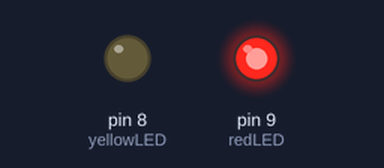
A sketch run on a simulated Arduino Uno, built with avr-gcc and run on an emulated ATmega328P. On the bench: output pins drawn as LEDs (lit = HIGH). What the sketch prints to the serial monitor is not drawn.

Above: at 0.1 s.
At 1.7 s:
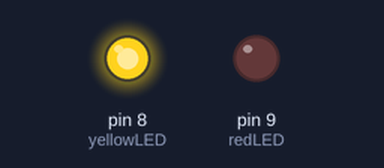
At 7.1 s:
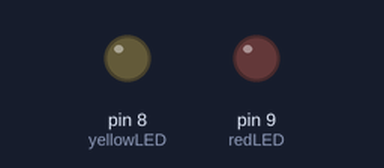
Timing chart, 0 to 7.4 s (numbered marks = the images above):
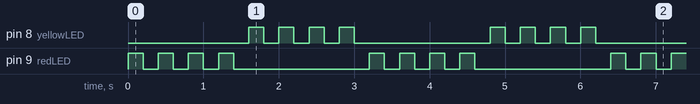

Measured:
- by itself, pin 8 (yellowLED), pin 9 (redLED): repeats every 3.2 s: 3 × (LOW 0.20 s, HIGH 0.20 s), LOW 1.8 s, HIGH 0.20 s
- by itself, everything shown: repeats every 3.2 s, in 16 steps

The sketch:

Tutorial4.ino
```cpp
//program for custom switching 2 LEDs (alternative blinks)
int redLED = 9;
int yellowLED = 8;

int onTime = 200;
int offTime = 200;

void setup() {

  Serial.begin(9600);
  pinMode(redLED, OUTPUT);
  pinMode(yellowLED, OUTPUT);
}

void loop() {

  redTweaks();

  yellowTweaks();
}

void redTweaks() {
  Serial.print("Red LED is blinking: ");
  for(int i=0; i<4; i++) {
    Serial.print(i);
    digitalWrite(redLED, HIGH);
    delay(onTime);
    digitalWrite(redLED, LOW);
    delay(offTime);
  }
 Serial.println(" ");
}

void yellowTweaks() {
  Serial.print("Yellow LED is blinking: ");
  for (int i = 0; i<4; i++){
    Serial.print(i);
    digitalWrite(yellowLED, HIGH);
    delay(onTime);
    digitalWrite(yellowLED, LOW);
    delay(offTime);
  }
   Serial.println(" ");
}
```
